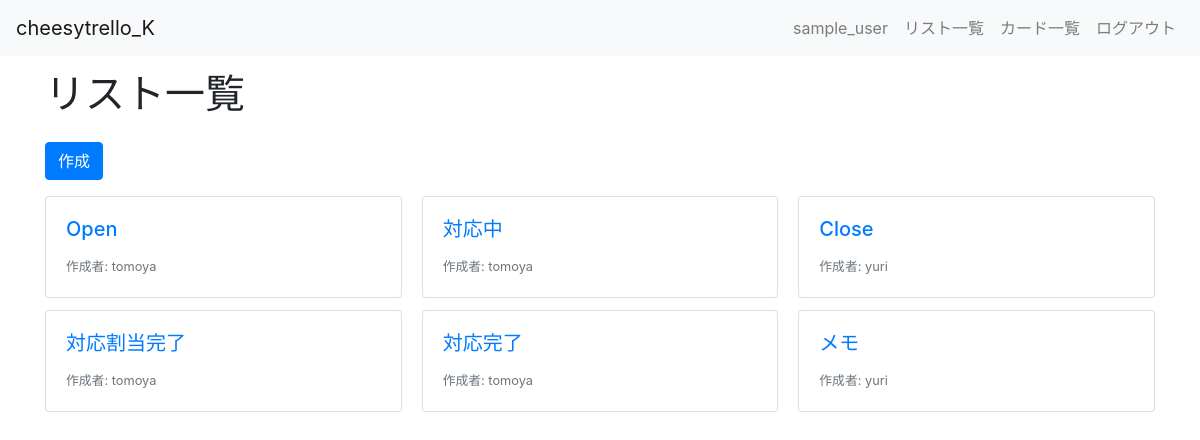
Screenshot of /kanban/lists/ (signed in) with the database file from the repository.
### kanban/models.py (models this page shows, shortened)
class List(models.Model):
    title = models.CharField(max_length=200)
    user = models.ForeignKey(User, on_delete=models.CASCADE)

### kanban/views.py (the view)
# urls.py: path("lists/", views.ListListView.as_view(), name="lists_list"), # 追記
class ListListView(LoginRequiredMixin, ListView):
    model = List
    template_name = "kanban/lists/list.html"

### kanban/templates/kanban/lists/list.html
{% extends "kanban/base.html" %}
{% block content %}
<div class="container">
  <h1>リスト一覧</h1>
  <a class="btn btn-primary my-3" href="{% url 'kanban:lists_create' %}" role="button">作成</a>
  <div class="card-columns">
    {% for list in list_list %}
    <a href="{% url 'kanban:lists_detail' list.pk %}" class="card">
      <div class="card-body">
        <h5 class="card-title">{{ list.title }}</h5>
        <footer>
          <small class="text-muted">作成者: {{ list.user.username }}</small>
        </footer>
      </div>
    </a>
    {% endfor %}
  </div>
</div>
{% endblock %}

### kanban/templates/kanban/base.html (shortened to what this page needs)
{% load static %}
<!doctype html>
<html lang="ja">
  <head>
    <link rel="stylesheet" href="https://stackpath.bootstrapcdn.com/bootstrap/4.3.1/css/bootstrap.min.css">
    <link href="https://use.fontawesome.com/releases/v5.6.1/css/all.css" rel="stylesheet">
    <link rel="stylesheet" type="text/css" href="{% static 'kanban/custom.css' %}">
  </head>
  <body>
    <header>
      <nav class="navbar navbar-expand-lg navbar-light bg-light fixed-top">
        {% if request.user.is_authenticated %}
        <a class="navbar-brand" href="{% url 'kanban:home' %}">cheesytrello_K</a>
        {% else %}
        <a class="navbar-brand" href="{% url 'kanban:index' %}">cheesytrello_K</a>
        {% endif %}
        <div class="collapse navbar-collapse" id="navbarSupportedContent">
          <ul class="navbar-nav">
            {% if request.user.is_authenticated %}
            <li class="nav-item">
              <a class="nav-link" href="{% url 'kanban:users_detail' request.user.pk %}">{{ request.user.username }}</a>
            </li>
            <li class="nav-item">
              <a class="nav-link" href="{% url 'kanban:lists_list' %}">リスト一覧</a>
            </li>
            <li class="nav-item">
              <a class="nav-link" href="{% url 'kanban:cards_list' %}">カード一覧</a>
            </li>
            <li class="nav-item">
              <a class="nav-link" href="{% url 'logout' %}">ログアウト</a>
            </li>
            {% endif %}
          </ul>
        </div>
      </nav>
    </header>
    <main>
      {% block content %}
      {% endblock %}
    </main>
  </body>
</html>

### kanban/static/kanban/custom.css (style rules this page uses)
body { padding-top: 70px; }

### rows the page displays
List: title "Open", user.username "tomoya"
List: title "対応割当完了", user.username "tomoya"
List: title "対応中", user.username "tomoya"
List: title "対応完了", user.username "tomoya"
List: title "Close", user.username "yuri"
List: title "メモ", user.username "yuri"

### other values shown
{{ request.user.username }} "sample_user"
